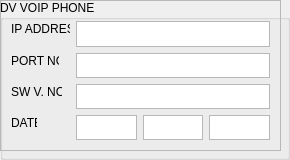
        <widget class="QGroupBox" name="groupBox_16">
         <property name="font">
          <font>
           <family>Arial</family>
          </font>
         </property>
         <property name="title">
          <string>DV VOIP PHONE</string>
         </property>
         <widget class="QFrame" name="frame_14">
          <property name="geometry">
           <rect>
            <x>0</x>
            <y>0</y>
            <width>281</width>
            <height>151</height>
           </rect>
          </property>
          <property name="frameShape">
           <enum>QFrame::StyledPanel</enum>
          </property>
          <property name="frameShadow">
           <enum>QFrame::Raised</enum>
          </property>
         </widget>
         <widget class="QLabel" name="DVVP_D_LB">
          <property name="geometry">
           <rect>
            <x>11</x>
            <y>115</y>
            <width>26</width>
            <height>16</height>
           </rect>
          </property>
          <property name="text">
           <string>DATE</string>
          </property>
         </widget>
         <widget class="QTextEdit" name="DVVP_V_LE">
          <property name="geometry">
           <rect>
            <x>76</x>
            <y>84</y>
            <width>194</width>
            <height>25</height>
           </rect>
          </property>
         </widget>
         <widget class="QTextEdit" name="DVVP_IP_LE">
          <property name="geometry">
           <rect>
            <x>76</x>
            <y>21</y>
            <width>194</width>
            <height>26</height>
           </rect>
          </property>
         </widget>
         <widget class="QLabel" name="DVVP_IP_LB">
          <property name="geometry">
           <rect>
            <x>11</x>
            <y>21</y>
            <width>59</width>
            <height>16</height>
           </rect>
          </property>
          <property name="text">
           <string>IP ADDRESS</string>
          </property>
         </widget>
         <widget class="QTextEdit" name="DVVP_P_LE">
          <property name="geometry">
           <rect>
            <x>76</x>
            <y>53</y>
            <width>194</width>
            <height>25</height>
           </rect>
          </property>
         </widget>
         <widget class="QLabel" name="DVVP_P_LB">
          <property name="geometry">
           <rect>
            <x>11</x>
            <y>53</y>
            <width>48</width>
            <height>16</height>
           </rect>
          </property>
          <property name="text">
           <string>PORT NO.</string>
          </property>
         </widget>
         <widget class="QLabel" name="DVVP_V_LB">
          <property name="geometry">
           <rect>
            <x>11</x>
            <y>84</y>
            <width>51</width>
            <height>16</height>
           </rect>
          </property>
          <property name="text">
           <string>SW V. NO.</string>
          </property>
         </widget>
         <widget class="QTextEdit" name="DVVP_D_LE">
          <property name="geometry">
           <rect>
            <x>76</x>
            <y>115</y>
            <width>61</width>
            <height>25</height>
           </rect>
          </property>
         </widget>
         <widget class="QTextEdit" name="DVVP_Y_LE">
          <property name="geometry">
           <rect>
            <x>209</x>
            <y>115</y>
            <width>61</width>
            <height>25</height>
           </rect>
          </property>
         </widget>
         <widget class="QTextEdit" name="DVVP_M_LE">
          <property name="geometry">
           <rect>
            <x>143</x>
            <y>115</y>
            <width>60</width>
            <height>25</height>
           </rect>
          </property>
         </widget>
        </widget>
